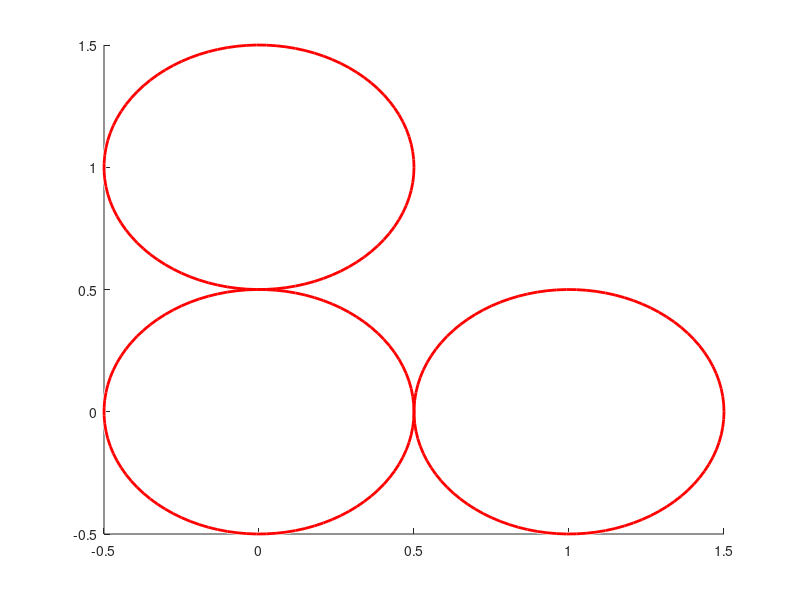

Write the MATLAB code that produced this figure. (Note: this script raises an error after producing the figure.)
% This script examines the separation drift of two cells when a torsion spring is applied
% Since the force applied moves linearly, the cell will not follow a circle
% as would happen in a rotation, hence a gap will appear between the two
% cells

cells(1).x = 0;
cells(1).y = 1;

cells(2).x = 0;
cells(2).y = 0;

cells(3).x = 1;
cells(3).y = 0;

cv = cell2mat(struct2cell(cells'));
viscircles(cv', [0.5,0.5,0.5]);

for i = 1:50
    
cells = updateCells(cells);
cv = cell2mat(struct2cell(cells'));
viscircles(cv', [0.5,0.5,0.5],'Color','b');
end


function cells = updateCells(cells)
    % Determines the new positions of the cells
    
    Fl12 = linearForce(cells(1),cells(2));
    Fl23 = linearForce(cells(2),cells(3));
    T = torsionForce(cells);
    
    l12 = getLength(cells(1), cells(2));
    l23 = getLength(cells(2), cells(3));
    
    v12 = getUnitVecAB(cells(1), cells(2));
    v23 = getUnitVecAB(cells(2), cells(3));
    
    vp1 = getPerpVector(v12);
    vp3 = -getPerpVector(v23);
    
    Ft1 = T*vp1/l12;
    Ft3 = T*vp3/l23;
    
    F1 = Fl12 - Ft1;
    F2 = -Fl12 + Fl23;
    F3 = -Fl23 + Ft3;
    
    
    dt = 0.02;
    eta = 1;
    
    d1 = dt * F1/eta;
    d2 = dt * F2/eta;
    d3 = dt * F3/eta;
    
    cells(1).x = cells(1).x + d1(1);
    cells(1).y = cells(1).y + d1(2);
    
    cells(2).x = cells(2).x + d2(1);
    cells(2).y = cells(2).y + d2(2);
    
    cells(3).x = cells(3).x + d3(1);
    cells(3).y = cells(3).y + d3(2);
        

end

function vp = getPerpVector(v)

    vp = [-v(2), v(1)];
end

function length = getLength(cellA, cellB)

    d.x = cellB.x - cellA.x;
    d.y = cellB.y - cellA.y;
    length = sqrt( d.x^2 + d.y^2 );
end

function unitVec = getUnitVecAB(cellA, cellB)

    d.x = cellB.x - cellA.x;
    d.y = cellB.y - cellA.y;
    l = sqrt( d.x^2 + d.y^2 );
    
    unitVec = [d.x, d.y] / l;
end


function force = linearForce(cellA, cellB)
    % Calculates the non-linear spring force that moves in a line
    % as opposed to rotationally
    
    l = getLength(cellA, cellB);
    force = getUnitVecAB(cellA, cellB);
    
    rl = 1; % rest length of the spring
    k = 1;
    
    dl = l - 1;
    
    if dl > 0
        f = k * rl * log(1 + dl/rl);
    else
        f = k * dl * exp(-5.0 * dl/rl);
    end
    
    force = force * f;
    

end

function torsion = torsionForce(cells)
    % Gives the naive returning force from torsion spring
    
    v12 = getUnitVecAB(cells(1), cells(2));
    v23 = getUnitVecAB(cells(2), cells(3));
    
    cosAngle = v12(1)*v23(1) + v12(2)*v23(2);
    
    k = 1;
    
    angle = acos(cosAngle);
    
    dAngle = pi - angle;
    
    %torsion = k * dAngle;
    torsion = k * angle;

end